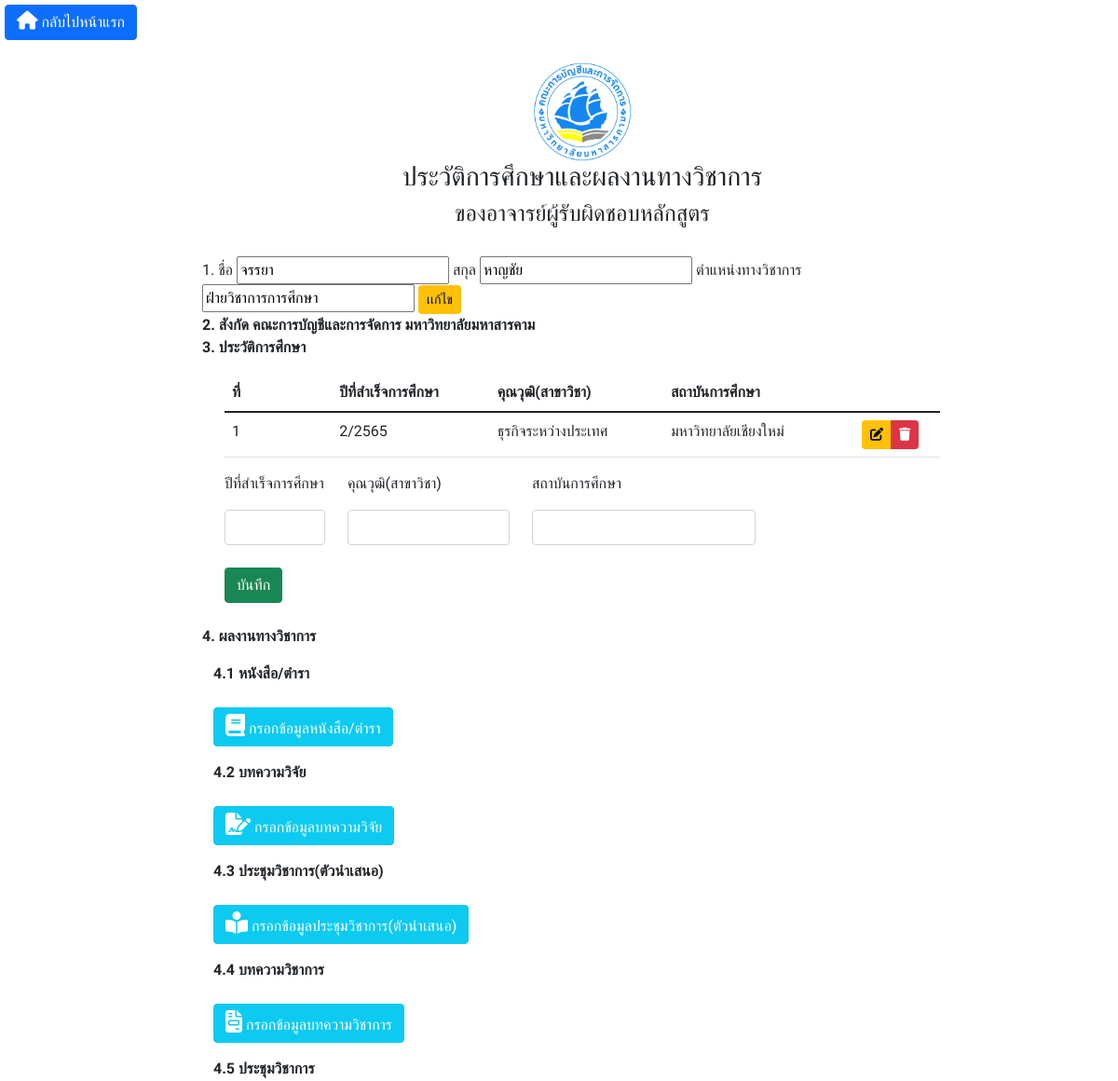
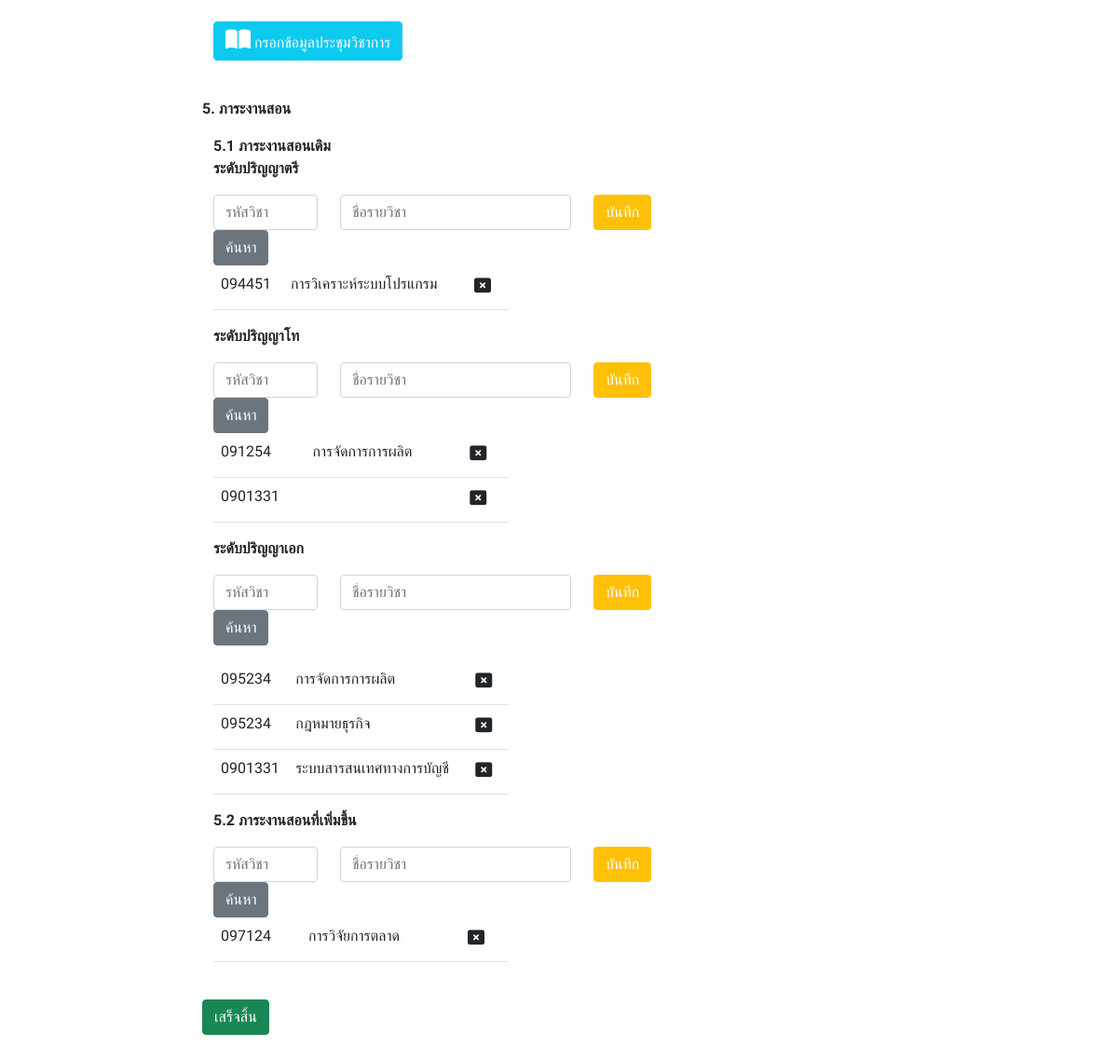
The app's page /form.php?lec_id=7 with its own data (2 pictures, top to bottom).
### tables this page shows
CREATE TABLE `lecturer` (
  `lec_id` int(8) NOT NULL,
  `fname` varchar(100) NOT NULL,
  `lname` varchar(100) NOT NULL,
  `position` varchar(100) NOT NULL
);

CREATE TABLE `education` (
  `Tr_id` int(11) NOT NULL,
  `Tb_year` varchar(100) NOT NULL,
  `Tb_educat` varchar(100) NOT NULL,
  `Tb_titute` varchar(100) NOT NULL,
  `lec_id` int(11) NOT NULL COMMENT 'id บุคลากร'
);

CREATE TABLE `bachelor` (
  `bach_id` int(11) NOT NULL,
  `bach_code` varchar(100) NOT NULL,
  `bach_name` varchar(100) NOT NULL,
  `lec_id` int(11) NOT NULL COMMENT 'id บุคลากร'
);

CREATE TABLE `master1` (
  `mast_id` int(11) NOT NULL,
  `mast_code` varchar(100) NOT NULL,
  `mast_name` varchar(100) NOT NULL,
  `lec_id` int(11) NOT NULL COMMENT 'id บุคลากร'
);

CREATE TABLE `doctorate` (
  `doc_id` int(11) NOT NULL,
  `doc_code` varchar(100) NOT NULL,
  `doc_name` varchar(100) NOT NULL,
  `lec_id` int(11) NOT NULL COMMENT 'id บุคลากร'
);

CREATE TABLE `teachmore` (
  `teach_id` int(8) NOT NULL,
  `teach_code` varchar(100) NOT NULL,
  `teach_name` varchar(100) NOT NULL,
  `lec_id` int(11) NOT NULL COMMENT 'id บุคลากร'
);

### form.php (the view, shortened to what the rows shown need)
<?php
include_once "./SelectAll.php";
?>
<!DOCTYPE html>
<html lang="en">
<head>
    <link href="https://cdn.jsdelivr.net/npm/bootstrap@5.1.3/dist/css/bootstrap.min.css" rel="stylesheet">
    <link rel="stylesheet" href="https://use.fontawesome.com/releases/v5.7.0/css/all.css"
>
    <link rel="stylesheet" href="https://cdnjs.cloudflare.com/ajax/libs/font-awesome/4.7.0/css/font-awesome.min.css">
</head>
<body>
    <div id="app">
        <div class="a">
            <div class="container mt-4">
                 <br>
                <form action="edit_lecturer.php" method="POST">
                    <label for="fname">1. ชื่อ</label>
                    <input type="text" name="name" value="<?php echo $data["fname"]; ?>">
                    <label for="lname">สกุล</label>
                    <input type="text" name="last" value="<?= $data["lname"] ?>">
                    <label for="position">ตำแหน่งทางวิชาการ</label>
                    <input type="text" name="position" value="<?= $data["position"];?>">
                    <div class="btn-group btn-group-sm">
                        <button class="btn btn-warning" name="submit_edit_lecturer" value="submit_edit_lecturer"
                            type="submit">
                        </button>
                    </div>
                </form>
                <b> 2. สังกัด คณะการบัญชีและการจัดการ มหาวิทยาลัยมหาสารคาม</b><br>
                <div class="container mt-3">
                    <div class="container mt-3">
                        <table class="table">
                            <thead>
                                <tr>
                                    <th>ที่</th>
                                    <th>ปีที่สำเร็จการศึกษา</th>
                                    <th>คุณวุฒิ(สาขาวิชา)</th>
                                    <th>สถาบันการศึกษา</th>
                                    <th></th>
                                </tr>
                            </thead>
                            <tbody>
                                <?php
                $i = 1;
                while ($item = mysqli_fetch_assoc($result_edu)) {
                    ?>
                                <tr>
                                    <td class="" width="15%"><?php echo $i; ?></td>
                                    <td><?php echo $item["Tb_year"]; ?></td>
                                    <td><?php echo $item["Tb_educat"]; ?></td>
                                    <td><?php echo $item["Tb_titute"]; ?></td>
                                    <td class="text-center">
                                        <div class="btn-group btn-group-sm">
                                            <button class="btn btn-warning" data-bs-toggle="modal"
                                                data-bs-target="#exampleModal<?php echo $item["Tr_id"]; ?>">
                                                <i class="fas fa-edit"> </i>
                                            </button>
                                            <a class="btn btn-danger"
                                                href="form.php?deleteHisConfirm=req&Tr_id=<?php echo $item["Tr_id"]; ?>&lec_id=<?=$lec_id?>">
                                                <i class="fas fa-trash"> </i>
                                            </a>
                                        </div>
                                    </td>
                                </tr>
                                <?php
                   $i++;
                }
                 ?>
                            </tbody>
                        </table>
                    </div>
                </div>
                 <br>
                <br>
                <div class="container mt-3">
                    <b>5.1 ภาระงานสอนเดิม</b><br>
                    <table class="table" style="width: 40%;">
                        <?php
                while ($row = mysqli_fetch_assoc($result_bac)) {
                 ?>
                        <tr>
                            <td><?php echo $row["bach_code"]; ?></td>
                            <td><?php echo $row["bach_name"]; ?></td>
                            <td class="text-center">
                                <div class="btn-group btn-group-sm">
                                    <a class="btn"
                                        href="form.php?deleteBacConfirm=req&bach_id=<?php echo $row["bach_id"]; ?>&lec_id=<?=$lec_id?>">
                                        <i class="fas fa-window-close" style="font-size:18px;"> </i>
                                    </a>
                                </div>
                            </td>
                        </tr>
                        <?php
                }
                 ?>
                    </table>
                    <table class="table" style="width: 40%;">
                        <?php
                while ($row = mysqli_fetch_assoc($result_mas)) {
                 ?>
                        <tr>
                            <td><?php echo $row["mast_code"]; ?></td>
                            <td><?php echo $row["mast_name"]; ?></td>
                            <td class="text-center">
                                <div class="btn-group btn-group-sm">
                                    <a class="btn"
                                        href="form.php?deleteMasConfirm=req&mast_id=<?php echo $row["mast_id"]; ?>&lec_id=<?=$lec_id?>">
                                        <i class="fas fa-window-close" style="font-size:18px;"> </i>
                                    </a>
                                </div>
                            </td>
                        </tr>
                        <?php
                }
                 ?>
                    </table>
                    <table class="table" style="width: 40%;">
                        <?php
                while ($row = mysqli_fetch_assoc($result_doc)) {
                 ?>
                        <tr>
                            <td><?php echo $row["doc_code"]; ?></td>
                            <td><?php echo $row["doc_name"]; ?></td>
                            <td class="text-center">
                                <div class="btn-group btn-group-sm">
                                    <a class="btn"
                                        href="form.php?deleteDocConfirm=req&doc_id=<?php echo $row["doc_id"]; ?>&lec_id=<?=$lec_id?>">
                                        <i class="fas fa-window-close" style="font-size:18px;"> </i>
                                    </a>
                                </div>
                            </td>
                        </tr>
                        <?php
                }
                 ?>
                    </table>
                    <table class="table" style="width: 40%;">
                        <?php
                while ($row = mysqli_fetch_assoc($result_tea)) {
                 ?>
                        <tr>
                            <td><?php echo $row["teach_code"]; ?></td>
                            <td><?php echo $row["teach_name"]; ?></td>
                            <td class="text-center">
                                <div class="btn-group btn-group-sm">
                                    <a class="btn"
                                        href="form2.php?deleteTeaConfirm=req&teach_id=<?php echo $row["teach_id"]; ?>&lec_id=<?=$lec_id?>">
                                        <i class="fas fa-window-close" style="font-size:18px;"> </i>
                                    </a>
                                </div>
                            </td>
                        </tr>
                        <?php
                }
                 ?>
                    </table>
                    <br>
                </div>
            </div>
        </div>
    </div>
</body>
</html>

### records on screen
lecturer: name "จรรยา", last "หาญชัย", position "ฝ่ายวิชาการการศึกษา"
education: Tb_year "2/2565", Tb_educat "ธุรกิจระหว่างประเทศ", Tb_titute "มหาวิทยาลัยเชียงใหม่"
bachelor: bach_code "094451", bach_name "การวิเคราะห์ระบบโปรแกรม"
master1: mast_code "091254", mast_name "การจัดการการผลิต"
master1: mast_code "0901331"
doctorate: doc_code "095234", doc_name "การจัดการการผลิต"
doctorate: doc_code "095234", doc_name "กฎหมายธุรกิจ"
doctorate: doc_code "0901331", doc_name "ระบบสารสนเทศทางการบัญชี"
teachmore: teach_code "097124", teach_name "การวิจัยการตลาด"
